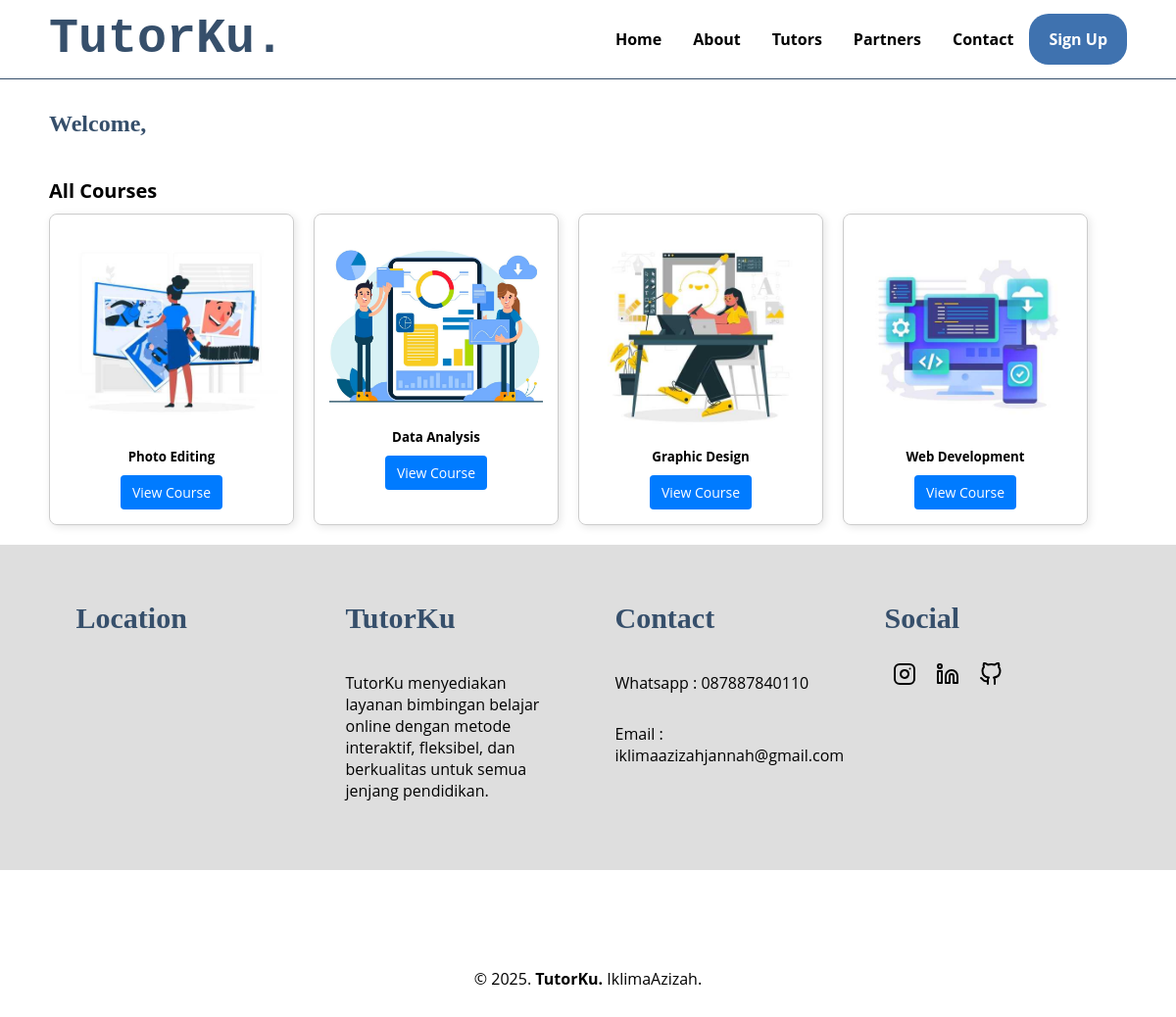
Page /content.php on the committed database.
### tables this page shows
CREATE TABLE `content` (
  `id` int(11) NOT NULL,
  `foto` varchar(255) NOT NULL,
  `judul` varchar(255) NOT NULL,
  `isi` text NOT NULL,
  `tgl_isi` datetime NOT NULL DEFAULT current_timestamp() ON UPDATE current_timestamp(),
  `id_tutor` int(11) DEFAULT NULL
);

CREATE TABLE `info` (
  `id` int(11) NOT NULL,
  `judul` varchar(225) NOT NULL,
  `isi` text NOT NULL,
  `tgl_isi` timestamp NOT NULL DEFAULT current_timestamp() ON UPDATE current_timestamp()
);

### inc/inc_fungsi.php (called while the page is built, shortened)
<?php
function ambil_isi_info($id,$kolom){
    global $koneksi;
    $sql1 = "select $kolom from info where id ='$id'";
    $q1 = mysqli_query($koneksi,$sql1);
    $r1 = mysqli_fetch_array($q1);
    return $r1[$kolom];
}

### content.php (the view, shortened to what this page needs)
<?php
include("inc_header.php");
?>
<h3 class="judul-sambutan">Welcome, <?php echo $_SESSION['members_nama_lengkap']; ?></h3>
<h4 class="judul-kategori">All Courses</h4>
<div class="course-container">
<?php
$sql = "SELECT * FROM content ORDER BY id DESC";
$q = mysqli_query($koneksi, $sql);
if (!$q) {
    echo "Terjadi kesalahan saat mengambil data: " . mysqli_error($koneksi);
} else {
    while ($r = mysqli_fetch_array($q)) {
?>
    <div class="course-card">
        <img src="gambar/<?php echo $r['foto']; ?>" alt="<?php echo $r['judul']; ?>">
        <h5><?php echo $r['judul']; ?></h5>
        <a href="materi.php?id=<?php echo $r['id']; ?>" class="btn">View Course</a>
    </div>
<?php
    }
}
?>
</div>
<?php include("inc_footer.php"); ?>

### inc_footer.php (shortened to what this page needs)
</div>
<div id="contact">
    <div class="wrapper">
        <div class="footer">
            <div class="footer-section">
                <h3>Location</h3>
                <iframe
                    src="https://www.google.com/maps/embed?pb=!1m18!1m12!1m3!1d3964.8097419736164!2d106.85628137409918!3d-6.41848726276821!2m3!1f0!2f0!3f0!3m2!1i1024!2i768!4f13.1!3m3!1m2!1s0x2e69ebac813f9cb1%3A0x5e03d94c009a6dbf!2sMasjid%20Jami&#39;%20As-Syifa!5e0!3m2!1sid!2sid!4v1738572054634!5m2!1sid!2sid"
                    style="width: 200px; height: 100px; border: 0;"
                    allowfullscreen=""
                    loading="lazy"
                ></iframe>
            </div>
            <div class="footer-section">
                <h3><?php echo ambil_isi_info('1','judul') ?></h3>
                <?php echo ambil_isi_info('1','isi') ?>
            </div>
            <div class="footer-section">
                <h3><?php echo ambil_isi_info('2','judul') ?></h3>
                 <?php echo ambil_isi_info('2','isi') ?>
            </div>
            <div class="footer-section">
                <h3>Social</h3>
                <a href="https://www.instagram.com/iklimaazizah/"
                ><i data-feather="instagram"></i
                ></a>
                <a href="https://www.linkedin.com/in/iklima-azizah-jannah/"
                ><i data-feather="linkedin"></i
                ></a>
                <a href="https://github.com/iklimaazjnnh"
                ><i data-feather="github"></i
                ></a>
            </div>
        </div>
    </div>
</div>
<div id="copyright">
  <div class="wrapper">&copy; 2025. <b>TutorKu.</b> IklimaAzizah.</div>
</div>
</body>
</html>

### css/style.css (style rules this page uses)
* { text-decoration: none; box-sizing: border-box; outline: none; border: none; margin: 0px; padding: 0px; }
body { margin: 0px; padding: 0px; font-family: "Open Sans", sans-serif; }
html { scroll-behavior: smooth; }
.wrapper { width: 1100px; margin: auto; position: relative; }
.wrapper img { width: 60%; }
p { margin: 10px 0px 10px 0px; padding: 10px 0px 10px 0px; }
#contact { background: #dedede; padding: 50px 0px 50px 0px; }
.footer { width: 100%; position: relative; display: flex; flex-wrap: wrap; margin: auto; }
.footer-section { width: 20%; margin: 0 auto; }
h3 { font-family: "comic sans ms"; font-weight: 800; font-size: 30px; margin-bottom: 20px; color: #364f6b; width: 100%; line-height: 50px; }
.footer-section a { color: #000000; margin: 0.5rem; }
#copyright { text-align: center; width: 100%; padding: 50px 0px 50px 0px; margin-top: 50px; }
.judul-sambutan { font-size: 24px; margin: 20px 0; }
.judul-kategori { font-size: 20px; margin: 30px 0 10px; }
.course-container { display: flex; flex-wrap: wrap; gap: 20px; }
.course-card { border: 1px solid #ccc; padding: 15px; width: 250px; margin-bottom: 20px; box-shadow: 2px 2px 8px rgba(0, 0, 0, 0.1); text-align: center; border-radius: 8px; }
.course-card img { width: 100%; height: auto; border-radius: 5px; }
.btn, .btn-outline { display: inline-block; margin-top: 10px; padding: 8px 12px; text-decoration: none; border-radius: 4px; font-size: 14px; }
.btn { background-color: #007bff; color: white; }

### rows in the picture
content: foto (picture), judul "Photo Editing"
content: foto (picture), judul "Data Analysis"
content: foto (picture), judul "Graphic Design"
content: foto (picture), judul "Web Development"
info: judul "TutorKu", isi "TutorKu menyediakan layanan bimbingan belajar online dengan metode interaktif, fleksibel, dan berkualitas untuk semua jenjang pendidikan."
info: judul "Contact", isi "Whatsapp : 087887840110 Email : iklimaazizahjannah@gmail.com"
